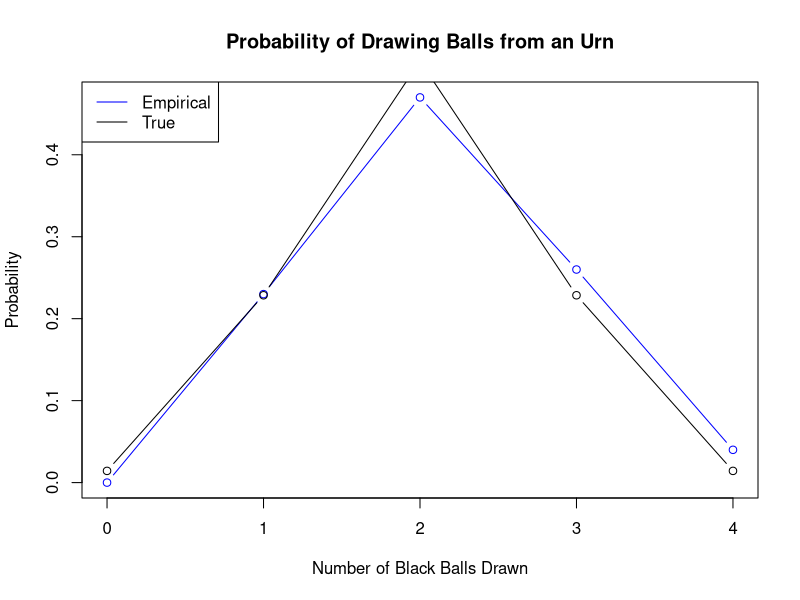

Recreate this plot in R.
#Ball and Urn Problem

#Goal: To illustrate how to use R to sample with and without
#        replacement and show your theoretical and experimental 
#        results on a plot.

####################
# Create Variables #
####################

numTrials  = 100;
totalBlack = 4;
totalRed   = 4;
totalBalls = totalBlack+totalRed;
ballsToDraw = 4;

#Urn is an "vector" with the words "red" and "black" the correct number of times
urn        = c(replicate(totalRed,"red"),replicate(totalBlack,"black"))

# makes a vector to count the number times we observe a specific outcome. 
# We either draw 0, 1, 2, ..., ballsToDraw 
numBlackDrawnTally = 0*c(0:ballsToDraw)

########################
# Carry out Experiment #
########################
for (j in seq(from=1,to=numTrials,by=1))
{
    #Draw the balls 
    drawnballs = sample(urn,ballsToDraw,replace=FALSE)
    
    #Record the # of Black Balls Drawn
    blackDrawn  = sum(drawnballs=="black"); 
    
    #Add to Count Index:
    # Since arrays start at index 1, we need to shift so that if we draw 0 balls
    # we record this at array value 1.
    numBlackDrawnTally[blackDrawn + 1] = numBlackDrawnTally[blackDrawn + 1]+1
}


#####################
# TrueProbabilities #
#####################

# You will need to code this by hand. 
# You can either change my code below to match the new requirements 
# OR calculate these probabilities by hand and set the numerical values here.
# Note: There are better ways to code this than what I have done!
trueProb    = 0*c(0:ballsToDraw);

##################
#P(Draw 0 Black) #
##################
# Then we draw: {R,R,R,R}
# We are choosing "0" black out of 4.
trueProb[1] = choose(ballsToDraw,0)*(totalRed/totalBalls)*((totalRed-1)/(totalBalls-1))*((totalRed-2)/(totalBalls-2))*((totalRed-3)/(totalBalls-3));

##################
#P(Draw 1 Black) #
##################
# The we either draw: {B,R,R,R}, {R,B,R,R}, {R,R,B,R}, {R,R,R,B}
# Each of these outcomes has the same probability (since order doesn't matter)
# P(Draw 1 Black) = choose(4,1) P(R,R,R,B) 
trueProb[2] = choose(ballsToDraw,1)*(totalRed/totalBalls)*((totalRed-1)/(totalBalls-1))*((totalRed-2)/(totalBalls-2))*(totalBlack/(totalBalls-3))

##################
#P(Draw 2 Black) #
##################
# More combinations, let's write them all out
# 1st Black on 1st Pick: {B,B,R,R}, {B,R,B,R}, {B,R,R,B}
# 1st Black on 2nd Pick: {R,B,B,R}, {R,B,R,B}
# 1st Black on 3rd Pick: {R,R,B,B}
# Each of these outcomes has the same probability (since order doesn't matter)
# P(Draw 2 Black) = choose(4,2)*P(R,R,B,B)
trueProb[3] = choose(ballsToDraw,2)*(totalRed/totalBalls)*((totalRed-1)/(totalBalls-1))*(totalBlack/(totalBalls-2))*((totalBlack-1)/(totalBalls-3));

##################
#P(Draw 3 Black) #
##################
# Let's write them all out as before
# 1st Black on 1st Pick: {B,B,B,R}, {B,R,B,B}
# 1st Black on 2nd Pick: {R,B,B,B}
# Each of these outcomes has the same probability (since order doesn't matter)
# P(Draw 3 Black) = choose(4,3)*P(B,B,B,R)
trueProb[4] = choose(ballsToDraw,3)*(totalBlack/totalBalls)*((totalBlack-1)/(totalBalls-1))*((totalBlack-2)/(totalBalls-2))*(totalRed/(totalBalls-3));

##################
#P(Draw 4 Black) #
##################
# Then we draw: {B,B,B,B}
# We are choosing all 4 black out of 4.
trueProb[5] = choose(ballsToDraw,4)*(totalBlack/totalBalls)*((totalBlack-1)/(totalBalls-1))*((totalBlack-2)/(totalBalls-2))*((totalBlack-3)/(totalBalls-3));

############################################################
# Plot and Compare the Experimental and True Probabilities #
############################################################

#Experimental Probabilities
plot(c(0:ballsToDraw),numBlackDrawnTally/numTrials,col='blue', xlab="Number of Black Balls Drawn", ylab="Probability",type='b',main="Probability of Drawing Balls from an Urn")

#True Probabilities
points(c(0:ballsToDraw),trueProb,col='black',type='b')

#Create a legend for the plot
legend("topleft", legend=c("Empirical", "True"),
       col=c("blue", "black"), lty=1:1, cex=1)
